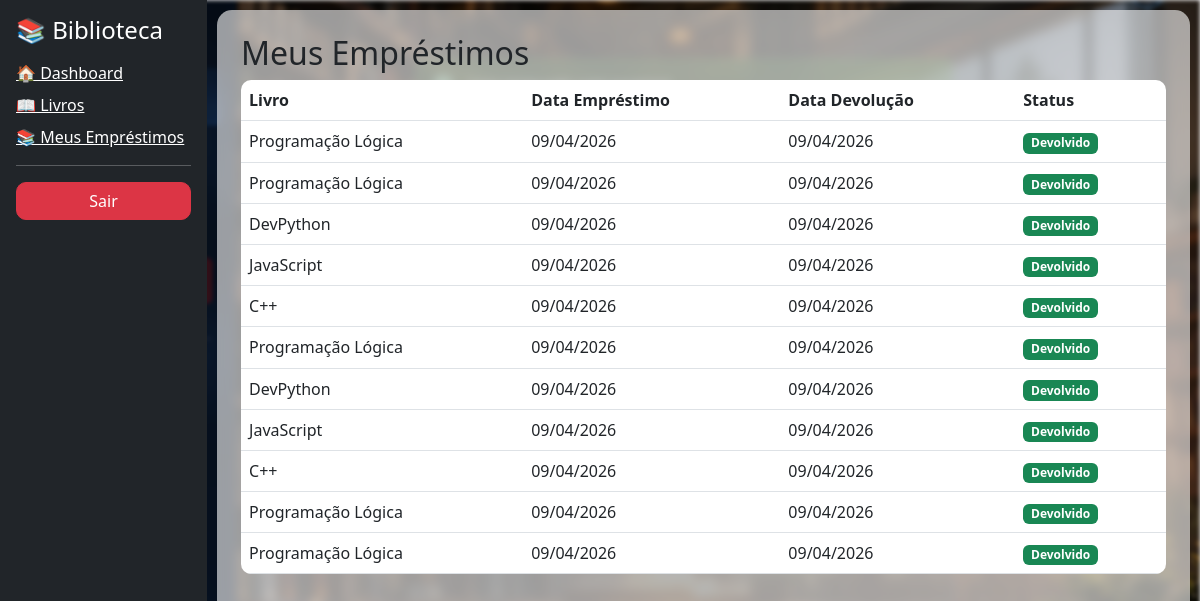
/meus/ (signed in), run on the app's committed database.
### core/models.py (models this page shows, shortened)
class Emprestimo(models.Model):
    usuario = models.ForeignKey(User, on_delete=models.CASCADE)
    livro = models.ForeignKey(Livro, on_delete=models.CASCADE)
    data_emprestimo = models.DateField(auto_now_add=True)
    data_devolucao = models.DateField(null=True, blank=True)
    devolvido = models.BooleanField(default=False)

class Livro(models.Model):
    titulo = models.CharField(max_length=200)
    autor = models.CharField(max_length=100)
    isbn = models.CharField(max_length=20)
    quantidade = models.IntegerField()

### core/views.py (the view)
# urls.py: path('meus/', views.meus_emprestimos, name='meus_emprestimos'),
@login_required
def meus_emprestimos(request):
    emprestimos = Emprestimo.objects.filter(usuario=request.user)
    return render(request, 'meus_emprestimos.html', {
        'emprestimos': emprestimos
    })

### core/templates/meus_emprestimos.html
{% extends 'index.html' %}
{% block content %}
<h2>Meus Empréstimos</h2>
{% if emprestimos %}
<table class="table">
<tr>
    <th>Livro</th>
    <th>Data Empréstimo</th>
    <th>Data Devolução</th>
    <th>Status</th>
</tr>
{% for emp in emprestimos %}
<tr>
    <td>{{ emp.livro.titulo }}</td>
    <td>{{ emp.data_emprestimo|date:"d/m/Y" }}</td>
    <td>
        {% if emp.data_devolucao %}
            {{ emp.data_devolucao|date:"d/m/Y" }}
        {% else %}
            ---
        {% endif %}
    </td>
    <td>
        {% if emp.devolvido %}
            <span class="badge bg-success">Devolvido</span>
        {% else %}
            <span class="badge bg-warning">Em aberto</span>
            <a href="/devolver/{{ emp.id }}" class="btn btn-danger btn-sm">
                Devolver
            </a>
        {% endif %}
    </td>
</tr>
{% endfor %}
</table>
{% endif %}
{% endblock %}

### core/templates/index.html (style rules this page uses)
table { border-radius: 10px; overflow: hidden; }

### data on the page
Emprestimo: livro.titulo "Programação Lógica", data_emprestimo "09/04/2026", data_devolucao "09/04/2026", devolvido "Devolvido"
Emprestimo: livro.titulo "Programação Lógica", data_emprestimo "09/04/2026", data_devolucao "09/04/2026", devolvido "Devolvido"
Emprestimo: livro.titulo "DevPython", data_emprestimo "09/04/2026", data_devolucao "09/04/2026", devolvido "Devolvido"
Emprestimo: livro.titulo "JavaScript", data_emprestimo "09/04/2026", data_devolucao "09/04/2026", devolvido "Devolvido"
Emprestimo: livro.titulo "C++", data_emprestimo "09/04/2026", data_devolucao "09/04/2026", devolvido "Devolvido"
Emprestimo: livro.titulo "Programação Lógica", data_emprestimo "09/04/2026", data_devolucao "09/04/2026", devolvido "Devolvido"
Emprestimo: livro.titulo "DevPython", data_emprestimo "09/04/2026", data_devolucao "09/04/2026", devolvido "Devolvido"
Emprestimo: livro.titulo "JavaScript", data_emprestimo "09/04/2026", data_devolucao "09/04/2026", devolvido "Devolvido"
Emprestimo: livro.titulo "C++", data_emprestimo "09/04/2026", data_devolucao "09/04/2026", devolvido "Devolvido"
Emprestimo: livro.titulo "Programação Lógica", data_emprestimo "09/04/2026", data_devolucao "09/04/2026", devolvido "Devolvido"
Emprestimo: livro.titulo "Programação Lógica", data_emprestimo "09/04/2026", data_devolucao "09/04/2026", devolvido "Devolvido"
